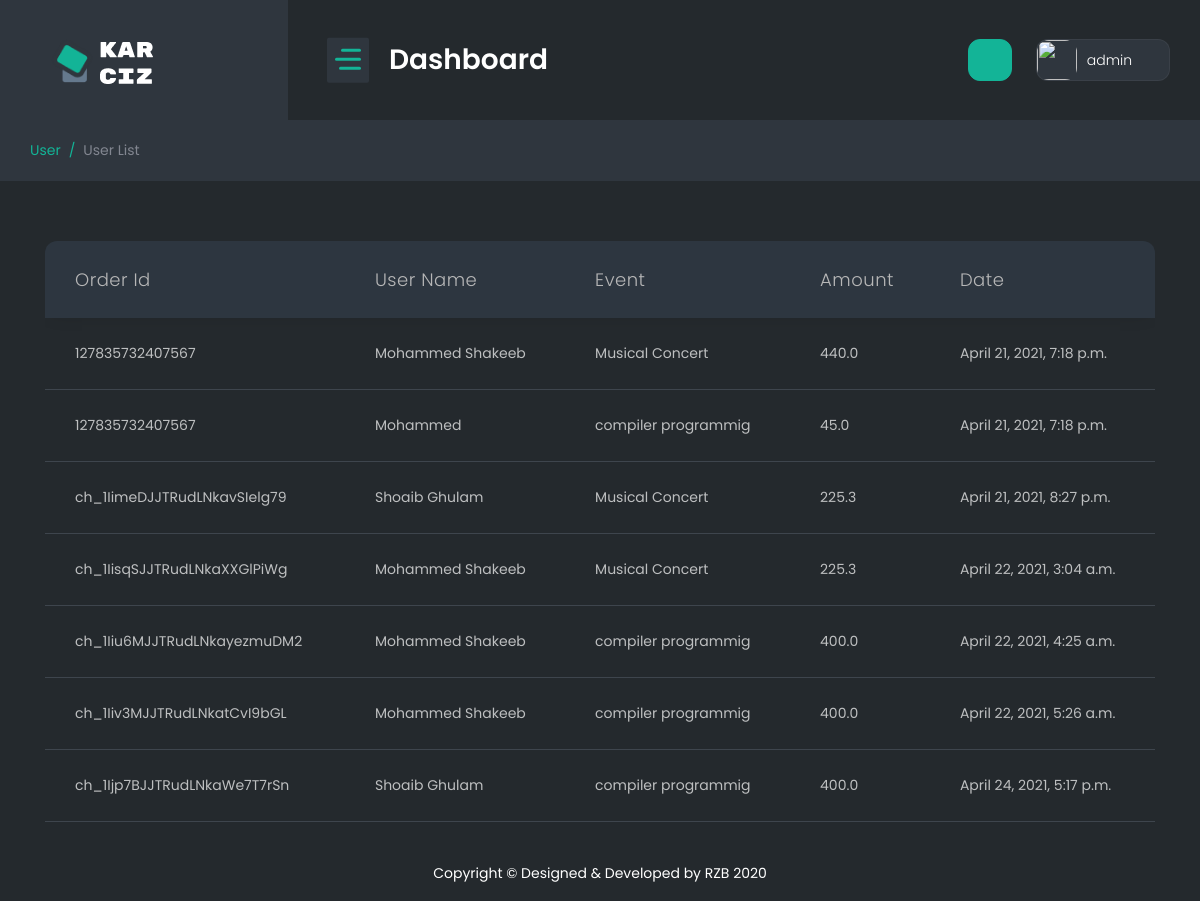
The app's page /superadmintransition (signed in), older data.
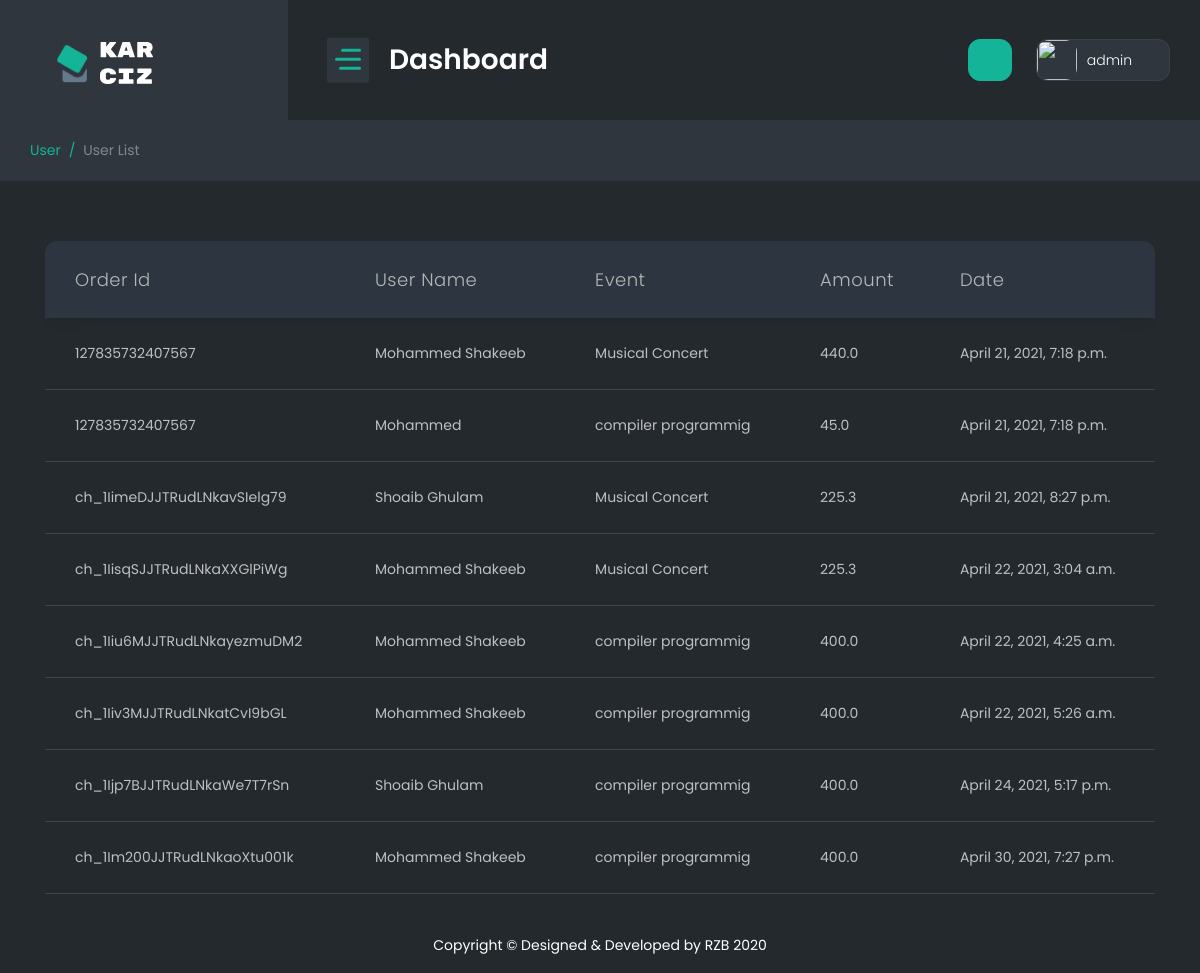
The same page, newer data.
### webapp/models.py (models this page shows)
class Transactions(models.Model):
    Transaction_id = models.AutoField(primary_key=True)
    user_id = models.ForeignKey(User_Signup , on_delete=models.SET_NULL,blank=True,null=True)
    event_id= models.ForeignKey(Event , on_delete=models.SET_NULL,blank=True,null=True)
    order_id = models.CharField(max_length=255, default="")
    createdDate = models.DateTimeField(auto_now_add=True, blank=True)
    totalAmount = models.FloatField(default=0.0)

class User_Signup(models.Model):
    user_id = models.AutoField(primary_key=True)
    Name = models.CharField(max_length=255, default="")
    Surname = models.CharField(max_length=255, default="")
    Ci = models.CharField(max_length=255, default="")
    Ruc = models.CharField(max_length=255, default="")
    Gender = models.CharField(max_length=20, default="")
    Phones = models.CharField(max_length=20, default="")
    Email = models.EmailField(max_length=255, default="")
    Direction = models.CharField(max_length=255, default="")
    City =  models.CharField(max_length=255, default="")
    Birth_date  = models.DateField()
    Creation = models.DateTimeField(auto_now_add=True, blank=True)
    Password = models.TextField(max_length=500 , default="")
    def __str__(self):
        return self.Name

class Event(models.Model):
    EventId = models.AutoField(primary_key=True)
    EventName = models.CharField(max_length=255, default="")
    Cost = models.FloatField(default=0.0)
    Registration_start = models.DateField()
    Registration_end = models.DateField()
    Runner_quantity = models.IntegerField(default=0)
    Event_logo = models.ImageField(upload_to='Eventlogo/',default="SuperAdmin/dummy.jpg")
    Status = models.CharField(max_length=50, default="")
    EventTypeId = models.ForeignKey(Event_Type , on_delete=models.SET_NULL,blank=True,null=True)
    Description = models.TextField(default="")
    created = models.DateTimeField(auto_now_add=True, blank=True)
    def __str__(self):
        return self.EventName

### webapp/views.py (the view)
# urls.py: path('superadmintransition',superadmintransition.as_view(),name="superadmintransition"),
class superadmintransition(View):
    def get(self,request):
        if not request.session.has_key('adminid'):
            return redirect("/superadminlogin")
        try:
            data = Transactions.objects.all()
            return render(request ,'superadmin/transition.html',{'data':data})
        except:
            return redirect("/superadmin")

### templates/superadmin/transition.html (shortened to what this page needs)
{% extends "superadmin/base.html" %}
{% load static %}
{% block body %}
<div class="container-fluid">
    <div class="page-titles">
        <ol class="breadcrumb">
            <li class="breadcrumb-item active"><a href="javascript:void(0)">User</a></li>
            <li class="breadcrumb-item"><a href="javascript:void(0)">User List</a></li>
        </ol>
    </div>
    <div class="row">
        <div class="col-lg-12">
        <div class="col-lg-12">
            <div class="table-responsive">
                <table id="example-5" class="table display mb-4  fs-14">
                    <thead>
                        <tr>
                            <th>Order Id</th>
                            <th>User Name</th>
                            <th>Event</th>
                            <th>Amount</th>
                            <th>date</th>
                        </tr>
                    </thead>
                    <tbody>
                        {% for d in data%}
                        <tr>
                            <td>{{d.order_id}}</td>
                            <td>{{d.user_id}}</td>
                            <td>{{d.event_id}}</td>
                            <td>{{d.totalAmount}}</td>
                            <td>{{d.createdDate}}</td>
                        </tr>
                        {% endfor %}
                    </tbody>
                </table>
            </div>
        </div>
    </div>
</div>
{% endblock body %}

Row changes from the older to the newer data that the page shows:
added Transactions: order_id "ch_1Im200JJTRudLNkaoXtu001k", user_id "Mohammed Shakeeb", event_id "compiler programmig", totalAmount "400.0", createdDate "April 30, 2021, 7:27 p.m."
